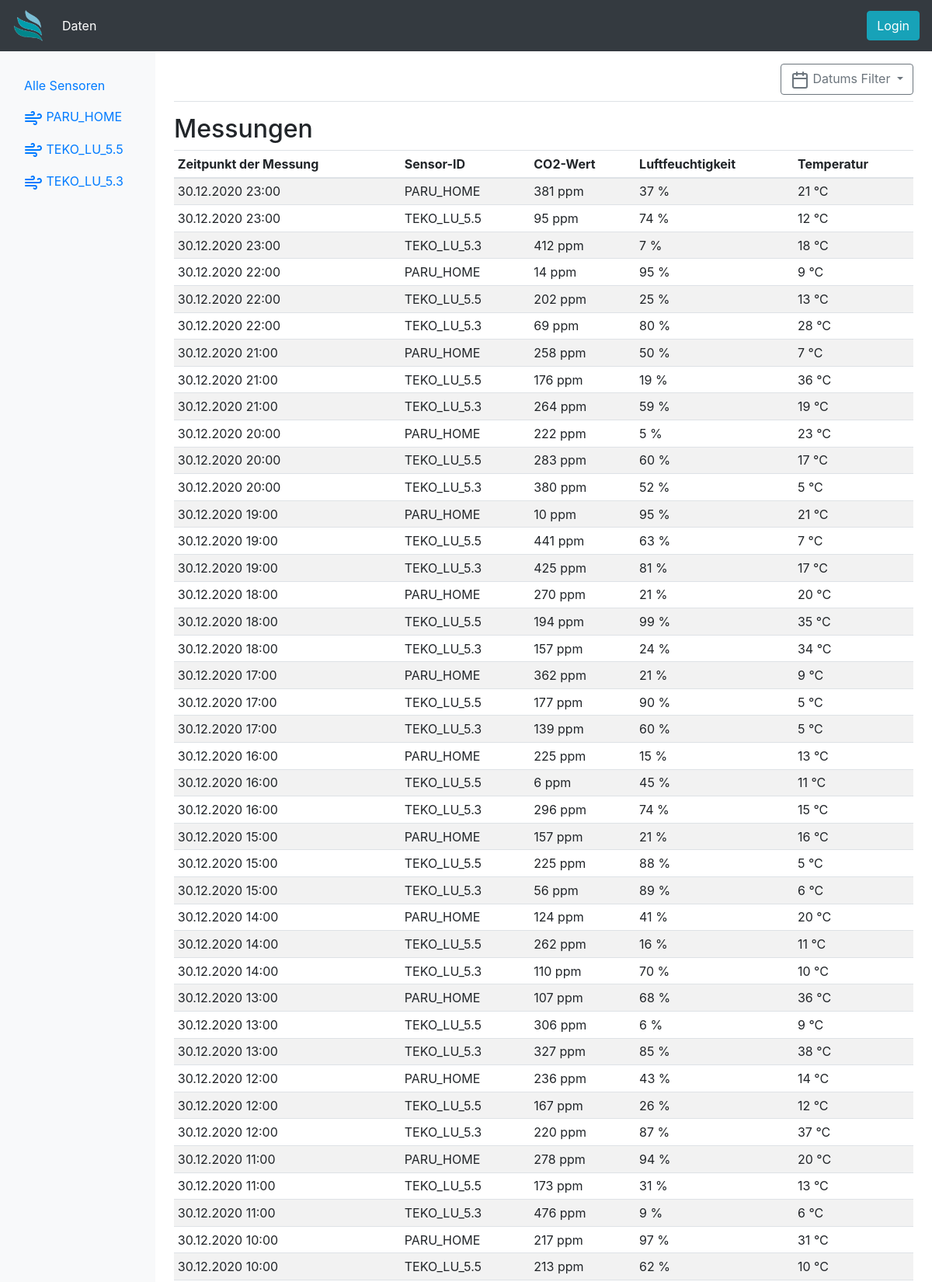
The page / (upper part) on the database its author committed.
### app.py (models this page shows)
class dbSensors(db.Model):
    id = db.Column(db.Integer, primary_key=True)
    sensorid = db.Column(db.String(10), nullable=False)
    sensorsecret = db.Column(db.String(10), nullable=False)
    lastseen = db.Column(db.String(20))
    location = db.Column(db.String(50))
    description = db.Column(db.Text)

class dbSenData(db.Model):
    id = db.Column(db.Integer, primary_key=True)
    sensorid = db.Column(db.String(10), nullable=False)
    co2 = db.Column(db.Integer)
    temp = db.Column(db.Integer)
    hum = db.Column(db.Integer)
    timestamp = db.Column(db.String(20), nullable=False)

### app.py (the view, shortened to what this page needs)
@app.route('/', methods=['GET'])    # Handels request for the mainpage
def index():                        # Opens template file and sends it to the user
    currentsensor = request.args.get('currentsensor')   # Gets the selected sensor from the URL
    startdate = request.args.get('startdate')           # Gets the startdate from the URL
    enddate = request.args.get('enddate')               # Gets the enddate from the URL
    if(currentsensor and (startdate == None or enddate == None)):  # Checks if the var is empty
        daten = dbSenData.query.filter_by(sensorid=currentsensor).order_by(dbSenData.timestamp.desc()) # Selects just the wanted Sensordata
        chartdata = daten.limit(30)
        showchart = True
    else:   #When the vars are empty
        daten = dbSenData.query.order_by(dbSenData.timestamp.desc()).limit(50)# Selects the last 50 datapoints
        chartdata = daten
        showchart = False
    error=""
    return render_template('index.html', daten=daten, chartdata=chartdata, sensors=dbSensors.query.all(), showchart=showchart, error=error)

### templates/index.html (shortened to what this page needs)
{% extends 'base.html' %}
{% block body %}
<div class="container-fluid">
  <div class="row">
    <nav class="col-md-2 d-none d-md-block bg-light sidebar">
      <div class="sidebar-sticky">
        <br>
        <ul class="nav flex-column">
          <li class="nav-item">
            <a class="nav-link" href="/">
              Alle Sensoren
            </a>
          </li>
          {% for x in sensors %}
          <li class="nav-item">
            <a class="nav-link" href="/?currentsensor={{x.sensorid}}">
              <span data-feather="wind"></span>
              {{x.sensorid}}
            </a>
          </li>
          {% endfor %}
        </ul>
      </div>
    </nav>
    <main role="main" class="col-md-9 ml-sm-auto col-lg-10 px-4">
      <div
        class="d-flex justify-content-between flex-wrap flex-md-nowrap align-items-center pt-3 pb-2 mb-3 border-bottom">
        <div class="btn-toolbar mb-2 mb-md-0">
          <button type="button" class="btn btn-outline-secondary dropdown-toggle" data-toggle="dropdown"
            aria-haspopup="true" aria-expanded="false">
            <span data-feather="calendar"></span>
            Datums Filter
          </button>
        </div>
      </div>
      <h2>Messungen</h2>
      <div class="table-responsive">
        <table class="table table-striped table-sm">
          <thead>
            <tr>
              <th>Zeitpunkt der Messung</th>
              <th>Sensor-ID</th>
              <th>CO2-Wert</th>
              <th>Luftfeuchtigkeit</th>
              <th>Temperatur</th>
            </tr>
          </thead>
          <tbody>
            {% for x in daten %}
            <tr>
              <td>{{ x.timestamp }}</td>
              <td>{{ x.sensorid }}</td>
              <td>{{ x.co2}} ppm</td>
              <td>{{ x.hum }} %</td>
              <td>{{ x.temp }} °C</td>
            </tr>
            {% endfor %}
          </tbody>
        </table>
      </div>
    </main>
  </div>
</div>
{% endblock %}

### rows shown on the page
dbSensors: sensorid "PARU_HOME"
dbSensors: sensorid "TEKO_LU_5.5"
dbSensors: sensorid "TEKO_LU_5.3"
dbSenData: timestamp "30.12.2020 23:00", sensorid "PARU_HOME", co2 "381", hum "37", temp "21"
dbSenData: timestamp "30.12.2020 23:00", sensorid "TEKO_LU_5.5", co2 "95", hum "74", temp "12"
dbSenData: timestamp "30.12.2020 23:00", sensorid "TEKO_LU_5.3", co2 "412", hum "7", temp "18"
dbSenData: timestamp "30.12.2020 22:00", sensorid "PARU_HOME", co2 "14", hum "95", temp "9"
dbSenData: timestamp "30.12.2020 22:00", sensorid "TEKO_LU_5.5", co2 "202", hum "25", temp "13"
dbSenData: timestamp "30.12.2020 22:00", sensorid "TEKO_LU_5.3", co2 "69", hum "80", temp "28"
dbSenData: timestamp "30.12.2020 21:00", sensorid "PARU_HOME", co2 "258", hum "50", temp "7"
dbSenData: timestamp "30.12.2020 21:00", sensorid "TEKO_LU_5.5", co2 "176", hum "19", temp "36"
dbSenData: timestamp "30.12.2020 21:00", sensorid "TEKO_LU_5.3", co2 "264", hum "59", temp "19"
dbSenData: timestamp "30.12.2020 20:00", sensorid "PARU_HOME", co2 "222", hum "5", temp "23"
dbSenData: timestamp "30.12.2020 20:00", sensorid "TEKO_LU_5.5", co2 "283", hum "60", temp "17"
dbSenData: timestamp "30.12.2020 20:00", sensorid "TEKO_LU_5.3", co2 "380", hum "52", temp "5"
dbSenData: timestamp "30.12.2020 19:00", sensorid "PARU_HOME", co2 "10", hum "95", temp "21"
dbSenData: timestamp "30.12.2020 19:00", sensorid "TEKO_LU_5.5", co2 "441", hum "63", temp "7"
dbSenData: timestamp "30.12.2020 19:00", sensorid "TEKO_LU_5.3", co2 "425", hum "81", temp "17"
dbSenData: timestamp "30.12.2020 18:00", sensorid "PARU_HOME", co2 "270", hum "21", temp "20"
dbSenData: timestamp "30.12.2020 18:00", sensorid "TEKO_LU_5.5", co2 "194", hum "99", temp "35"
dbSenData: timestamp "30.12.2020 18:00", sensorid "TEKO_LU_5.3", co2 "157", hum "24", temp "34"
dbSenData: timestamp "30.12.2020 17:00", sensorid "PARU_HOME", co2 "362", hum "21", temp "9"
dbSenData: timestamp "30.12.2020 17:00", sensorid "TEKO_LU_5.5", co2 "177", hum "90", temp "5"
dbSenData: timestamp "30.12.2020 17:00", sensorid "TEKO_LU_5.3", co2 "139", hum "60", temp "5"
dbSenData: timestamp "30.12.2020 16:00", sensorid "PARU_HOME", co2 "225", hum "15", temp "13"
dbSenData: timestamp "30.12.2020 16:00", sensorid "TEKO_LU_5.5", co2 "6", hum "45", temp "11"
dbSenData: timestamp "30.12.2020 16:00", sensorid "TEKO_LU_5.3", co2 "296", hum "74", temp "15"
dbSenData: timestamp "30.12.2020 15:00", sensorid "PARU_HOME", co2 "157", hum "21", temp "16"
dbSenData: timestamp "30.12.2020 15:00", sensorid "TEKO_LU_5.5", co2 "225", hum "88", temp "5"
dbSenData: timestamp "30.12.2020 15:00", sensorid "TEKO_LU_5.3", co2 "56", hum "89", temp "6"
dbSenData: timestamp "30.12.2020 14:00", sensorid "PARU_HOME", co2 "124", hum "41", temp "20"
dbSenData: timestamp "30.12.2020 14:00", sensorid "TEKO_LU_5.5", co2 "262", hum "16", temp "11"
dbSenData: timestamp "30.12.2020 14:00", sensorid "TEKO_LU_5.3", co2 "110", hum "70", temp "10"
dbSenData: timestamp "30.12.2020 13:00", sensorid "PARU_HOME", co2 "107", hum "68", temp "36"
dbSenData: timestamp "30.12.2020 13:00", sensorid "TEKO_LU_5.5", co2 "306", hum "6", temp "9"
dbSenData: timestamp "30.12.2020 13:00", sensorid "TEKO_LU_5.3", co2 "327", hum "85", temp "38"
dbSenData: timestamp "30.12.2020 12:00", sensorid "PARU_HOME", co2 "236", hum "43", temp "14"
dbSenData: timestamp "30.12.2020 12:00", sensorid "TEKO_LU_5.5", co2 "167", hum "26", temp "12"
dbSenData: timestamp "30.12.2020 12:00", sensorid "TEKO_LU_5.3", co2 "220", hum "87", temp "37"
dbSenData: timestamp "30.12.2020 11:00", sensorid "PARU_HOME", co2 "278", hum "94", temp "20"
dbSenData: timestamp "30.12.2020 11:00", sensorid "TEKO_LU_5.5", co2 "173", hum "31", temp "13"
dbSenData: timestamp "30.12.2020 11:00", sensorid "TEKO_LU_5.3", co2 "476", hum "9", temp "6"
dbSenData: timestamp "30.12.2020 10:00", sensorid "PARU_HOME", co2 "217", hum "97", temp "31"
dbSenData: timestamp "30.12.2020 10:00", sensorid "TEKO_LU_5.5", co2 "213", hum "62", temp "10"
